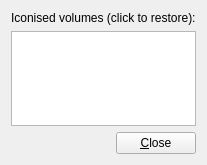
<ui version="4.0" >
 <class>GeoSysSettingsIconisedVolumesForm</class>
 <widget class="QWidget" name="GeoSysSettingsIconisedVolumesForm" >
  <property name="geometry" >
   <rect>
    <x>0</x>
    <y>0</y>
    <width>196</width>
    <height>165</height>
   </rect>
  </property>
  <property name="windowTitle" >
   <string>Form</string>
  </property>
  <layout class="QVBoxLayout" name="verticalLayout" >
   <item>
    <widget class="QLabel" name="label" >
     <property name="text" >
      <string>Iconised volumes (click to restore):</string>
     </property>
    </widget>
   </item>
   <item>
    <widget class="QListView" name="listView_iconisedvolumes" />
   </item>
   <item>
    <layout class="QHBoxLayout" name="_4" >
     <item>
      <spacer>
       <property name="orientation" >
        <enum>Qt::Horizontal</enum>
       </property>
       <property name="sizeHint" stdset="0" >
        <size>
         <width>40</width>
         <height>20</height>
        </size>
       </property>
      </spacer>
     </item>
     <item>
      <widget class="QPushButton" name="pushButton_close" >
       <property name="text" >
        <string>&amp;Close</string>
       </property>
      </widget>
     </item>
    </layout>
   </item>
  </layout>
 </widget>
 <resources/>
 <connections/>
</ui>
